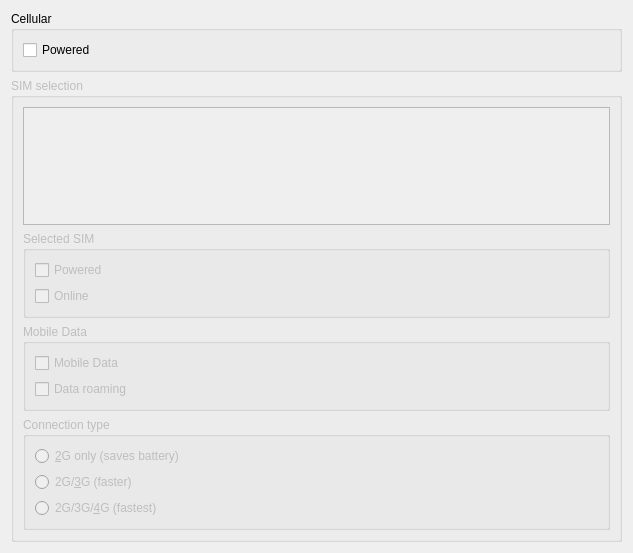
         <widget class="QWidget" name="scrollAreaWidgetContents_8">
          <property name="geometry">
           <rect>
            <x>0</x>
            <y>0</y>
            <width>633</width>
            <height>553</height>
           </rect>
          </property>
          <layout class="QVBoxLayout" name="verticalLayout_13">
           <item>
            <widget class="QGroupBox" name="groupBox_5">
             <property name="title">
              <string>Cellular</string>
             </property>
             <layout class="QVBoxLayout" name="verticalLayout_17">
              <item>
               <widget class="QCheckBox" name="checkBox_ofono_powered">
                <property name="text">
                 <string>Powered</string>
                </property>
               </widget>
              </item>
             </layout>
            </widget>
           </item>
           <item>
            <widget class="QGroupBox" name="groupBox_sims">
             <property name="enabled">
              <bool>false</bool>
             </property>
             <property name="title">
              <string>SIM selection</string>
             </property>
             <layout class="QVBoxLayout" name="verticalLayout_16">
              <item>
               <widget class="QListWidget" name="listWidget_sims"/>
              </item>
              <item>
               <widget class="QGroupBox" name="groupBox_sim_state">
                <property name="title">
                 <string>Selected SIM</string>
                </property>
                <layout class="QVBoxLayout" name="verticalLayout_19">
                 <item>
                  <widget class="QCheckBox" name="checkBox_ofono_sim_powered">
                   <property name="text">
                    <string>Powered</string>
                   </property>
                  </widget>
                 </item>
                 <item>
                  <widget class="QCheckBox" name="checkBox_ofono_sim_online">
                   <property name="text">
                    <string>Online</string>
                   </property>
                  </widget>
                 </item>
                </layout>
               </widget>
              </item>
              <item>
               <widget class="QGroupBox" name="groupBox_3">
                <property name="title">
                 <string>Mobile Data</string>
                </property>
                <layout class="QVBoxLayout" name="verticalLayout_15">
                 <item>
                  <widget class="QCheckBox" name="checkBox_sim_mobile_data">
                   <property name="text">
                    <string>Mobile Data</string>
                   </property>
                  </widget>
                 </item>
                 <item>
                  <widget class="QCheckBox" name="checkBox_sim_moblie_data_roaming">
                   <property name="text">
                    <string>Data roaming</string>
                   </property>
                  </widget>
                 </item>
                </layout>
               </widget>
              </item>
              <item>
               <widget class="QGroupBox" name="groupBox">
                <property name="title">
                 <string>Connection type</string>
                </property>
                <layout class="QVBoxLayout" name="verticalLayout_14">
                 <item>
                  <widget class="QRadioButton" name="radioButton_2g">
                   <property name="text">
                    <string>&amp;2G only (saves battery)</string>
                   </property>
                  </widget>
                 </item>
                 <item>
                  <widget class="QRadioButton" name="radioButton_3g">
                   <property name="text">
                    <string>2G/&amp;3G (faster)</string>
                   </property>
                  </widget>
                 </item>
                 <item>
                  <widget class="QRadioButton" name="radioButton_4g">
                   <property name="text">
                    <string>2G/3G/&amp;4G (fastest)</string>
                   </property>
                  </widget>
                 </item>
                </layout>
               </widget>
              </item>
             </layout>
            </widget>
           </item>
          </layout>
         </widget>
